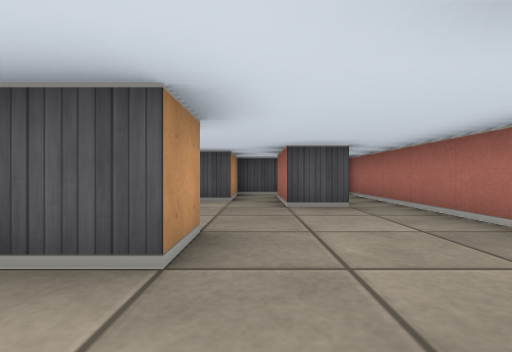
View 1 (above)

16 first-person views from a walk through a cub3D maze. The camera is about half as high as the walls, looks level and sees 85° across. The floor is counted in squares. Each view is taken from the middle of a square. On the plan, view 1 faces up. The plan holds only what a view shows up to about 9 squares ahead; the rest is blank.

View 2
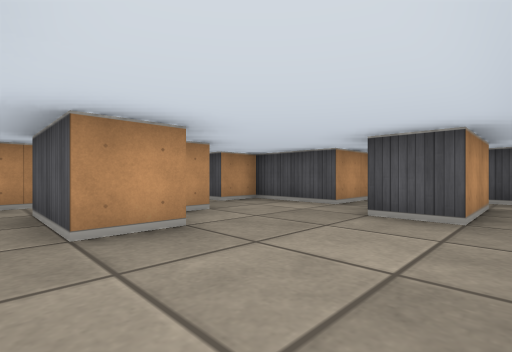

View 3
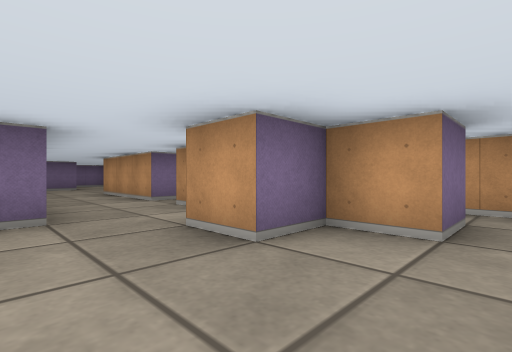

View 4
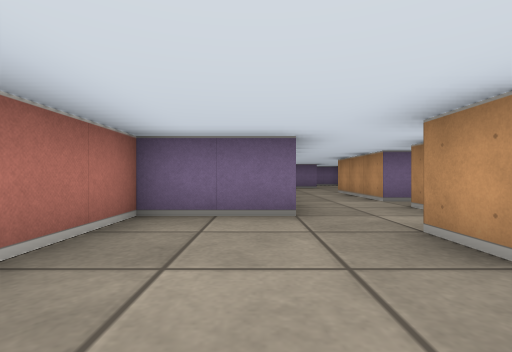

View 5
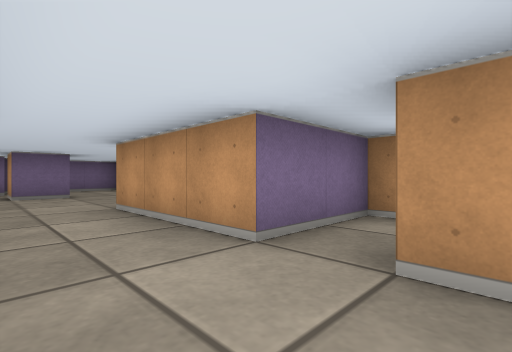

View 6
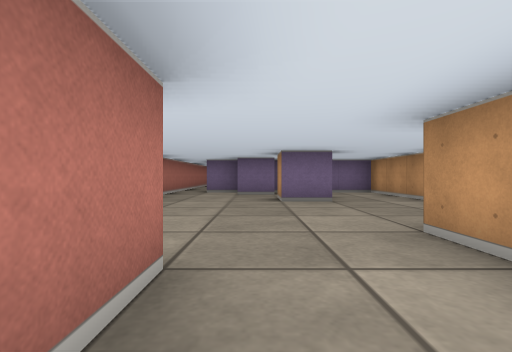

View 7
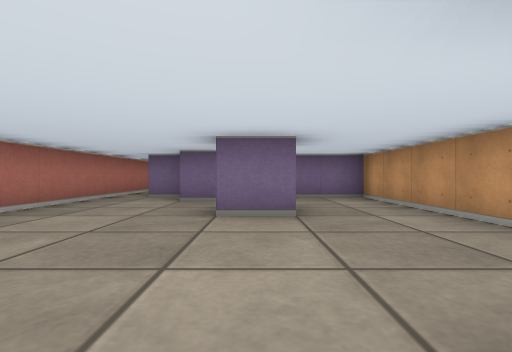

View 8
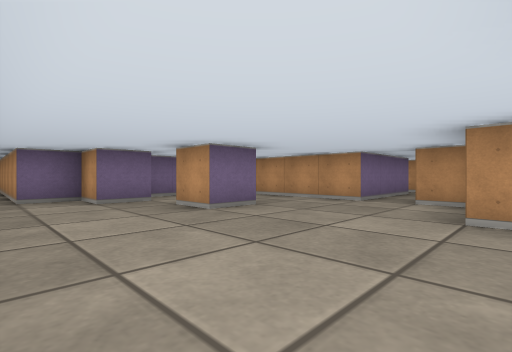

View 9
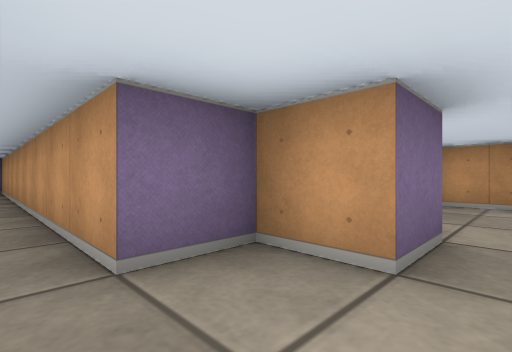

View 10
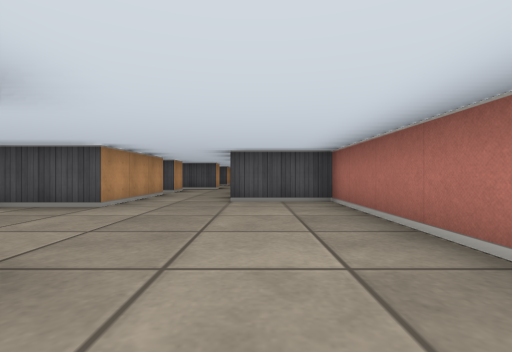

View 11
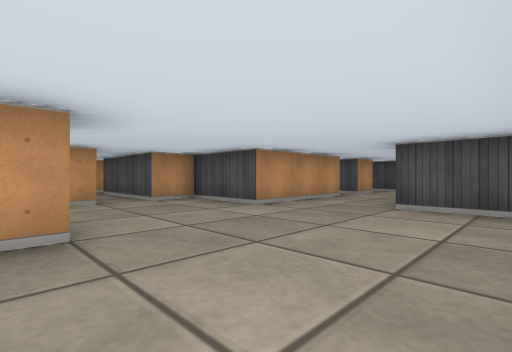

View 12
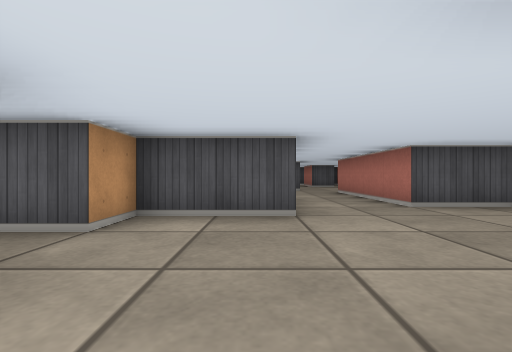

View 13
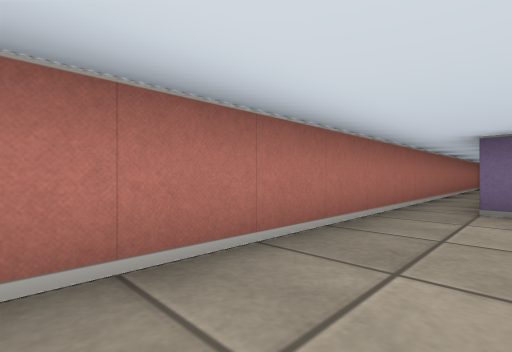

View 14
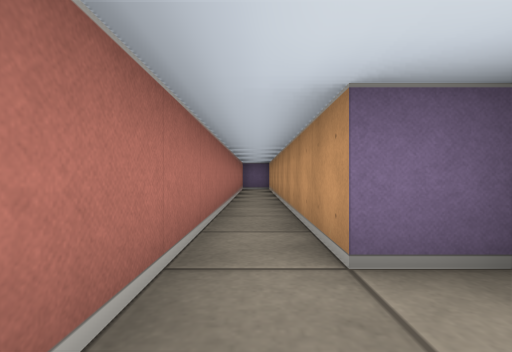

View 15
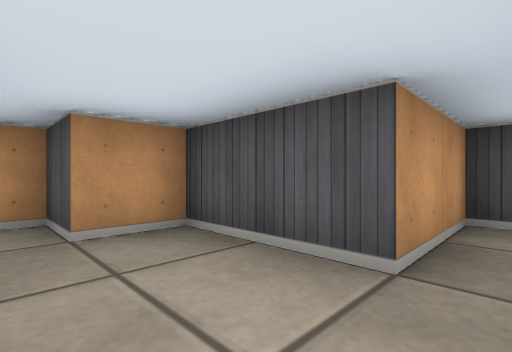

View 16
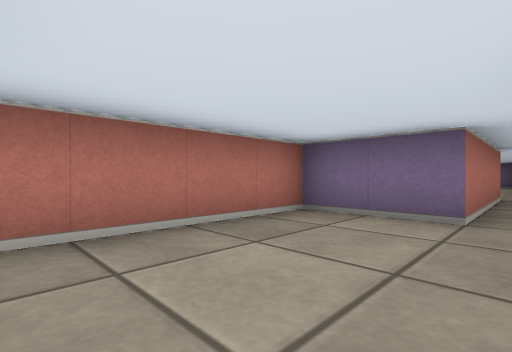

### Floor plan
Points are (right, up) in squares from view 1. A wall is a line through its corners. A room is listed if a view was taken in it or the views show most of it. See-through windows are left out.
Room 1 (views 1, 2, 3, 4, 5, 6, 15, 16)
walls: (-1.5, 0.5) (-1.5, -0.5) (-2.1, -0.5); (-2.5, 3.5) (-1.5, 3.5) (-1.5, 2.5) (-0.5, 2.5) (-0.5, 1.5) (-2.5, 1.5); (1.5, 4.5) (0.5, 4.5) (0.5, 6.4); (-3.5, 1.6) (-3.5, 1.1); (-0.5, 6.5) (-0.5, 5.5) (-2.5, 5.5) (-2.5, 4.5) (-3.5, 4.5) (-3.5, 3.2); (-3.5, -1.5) (-1.5, -1.5) (-1.5, -3.5); (0.5, -3.5) (0.5, 0.5) (2.5, 0.5) (2.5, 4.5)
ways out: opening at (-0.5, -2.5) to room 2; opening at (2, 5.5) to room 3; opening at (0, 6) to room 4
Room 2 (views 7, 8, 9, 10, 11, 12, 13, 14)
walls: (-0.6, -9.5) (0.5, -9.5) (0.5, -10.5) (1.5, -10.5) (1.5, -19.5); (-1.6, -7.5) (-0.5, -7.5) (-0.5, -8.5); (-1.5, -3.5) (-1.5, -4.5) (-3.5, -4.5) (-3.5, -5.5) (-6.5, -5.5); (-6.5, -6.5) (-3.5, -6.5) (-3.5, -10.5) (-0.5, -10.5); (2.5, -17.9) (2.5, -3.5) (0.5, -3.5)
ways out: opening at (-0.5, -2.5) to room 1; opening at (-6, -6)
Room 3 (no view inside)
walls: (1.5, 6.5) (1.5, 4.5); (1.8, 7.5) (0.4, 7.5); (2.5, 4.5) (2.5, 7.5)
ways out: opening at (2, 5.5) to room 1; opening at (1, 7) to room 4
Room 4 (no view inside)
walls: (0.4, 7.5) (-0.5, 7.5) (-0.5, 6.5)
ways out: opening at (0, 6) to room 1; opening at (1, 7) to room 3

Positions as (right, up) in squares from view 1, and headings:
1: (0, 0), facing up
2: (2, 1), facing up-left
3: (1, 4), facing down-left
4: (1, 4), facing down
5: (0, 0), facing down-left
6: (0, -2), facing down
7: (-1, -4), facing down
8: (2, -4), facing down-left
9: (2, -9), facing down-left
10: (1, -9), facing up
11: (2, -8), facing up-left
12: (-2, -8), facing up
13: (1, -6), facing down-right
14: (2, -9), facing down
15: (0, 4), facing up-left
16: (0, 4), facing down-right
